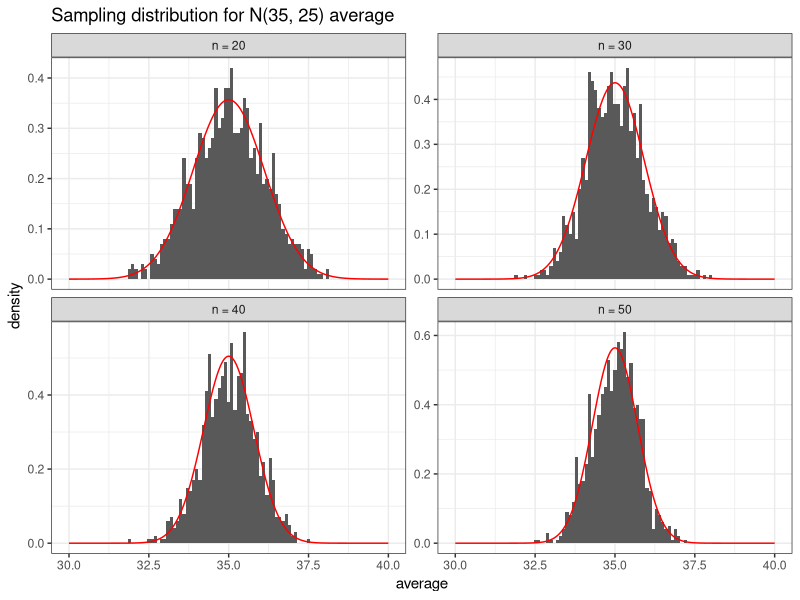
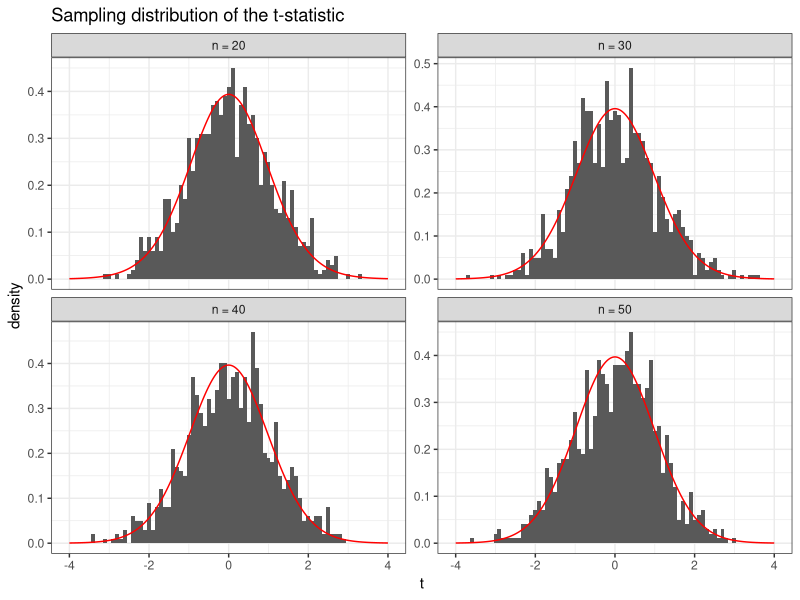
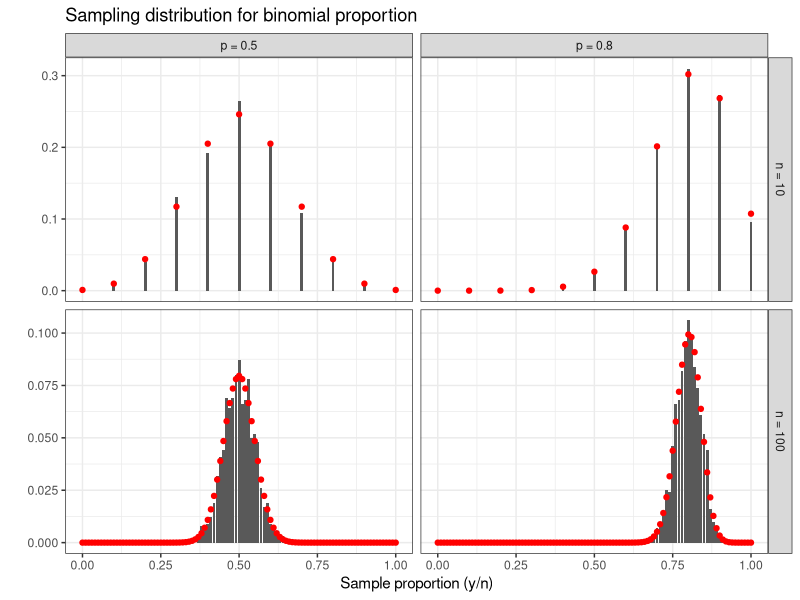
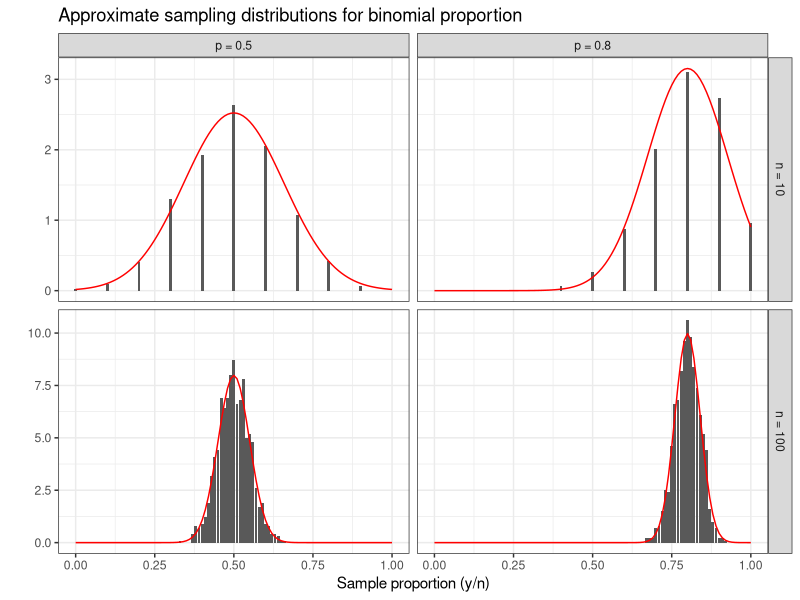

Reproduce these figures in R, in order.
## ----libraries, message=FALSE, warning=FALSE, cache=FALSE-------------------------------------------------------------
library("plyr")
library("dplyr")
library("tidyr")
library("ggplot2")


## ----set_seed, echo=FALSE---------------------------------------------------------------------------------------------
set.seed(2)


## ----normal_samples, cache = TRUE-------------------------------------------------------------------------------------
mu = 35
sigma = 5
ns = 10*(2:5)
samples = expand.grid(rep = 1:1000, 
               n = ns,
               mu = mu, 
               sigma = sigma) %>%
  dplyr::group_by(rep, n) %>%
  do(data.frame(samples = rnorm(.$n, mean = mu, sd = sigma))) 


## ----normal_average, dependson = "normal_samples", out.width="0.9\\textwidth"-----------------------------------------
d = samples %>%
  dplyr::summarize(average = mean(samples),
                   .groups = "keep") %>%
  dplyr::mutate(n = paste("n =", n))

density = expand.grid(x = seq(from = mu-sigma, to = mu+sigma, length = 1001),
                      n = ns) %>%
  dplyr::mutate(density = dnorm(x, mean = mu, sd = sigma/sqrt(n)),
                n = paste("n =", n))
  

ggplot(d, aes(x = average)) + 
  geom_histogram(aes(y=..density..), binwidth = .1) + 
  geom_line(data = density, aes(x=x, y = density), color = "red") + 
  facet_wrap(~n, scales = "free_y") +
  labs(title = paste0("Sampling distribution for N(",mu,", ",sigma^2,") average")) +
  theme_bw()


## ----t_statistic, dependson = "normal_samples", fig.height=3.7--------------------------------------------------------
mu = 35
sigma = 5
ns = 10*(2:5)

d = samples %>%
  dplyr::summarize(sample_mean = mean(samples),
                   sample_sd   = sd(samples),
                   t = (sample_mean - mu)/(sample_sd/sqrt(n)),
                   n = paste("n =", n),
                   .groups = "keep")

density = expand.grid(x = seq(from = -4, to = 4, length = 1001),
                      n = ns) %>%
  dplyr::mutate(density = dt(x, df = n-1),
                n = paste("n =", n))
  

ggplot(d, aes(x = t)) + 
  geom_histogram(aes(y=..density..), binwidth = .1) + 
  geom_line(data = density, aes(x=x, y = density), color = "red") + 
  facet_wrap(~n, scales = "free_y") +
  labs(title = paste0("Sampling distribution of the t-statistic")) +
  theme_bw()


## ----binomial_samples, cache = TRUE-----------------------------------------------------------------------------------
ns = c(10,100)
ps = c(.5,.8)
samples = expand.grid(rep = 1:1000, 
               n = ns,
               p = ps) %>%
  dplyr::group_by(n, p) %>%
  dplyr::mutate(y = rbinom(n(), size = n, prob = p),
                phat = y/n, 
                p = paste("p =", p),
                n = paste("n =", n)) 


## ----binomial_proportion, dependson = "binomial_samples", out.width="0.8\\textwidth"----------------------------------
pmf = expand.grid(n = ns, p = ps, values = (0:max(ns))/max(ns)) %>%
  dplyr::group_by(n, p) %>%
  do(data.frame(values = (0:max(.$n))/max(.$n))) %>%
  dplyr::mutate(
    pmf = dbinom(values*n, size = n, prob = p),
    p = paste("p =", p),
    n = paste("n =", n)) %>%
  dplyr::filter(pmf > 0)
  

ggplot(samples, aes(x = phat)) + 
  geom_bar(aes(y = ..prop..)) + 
  geom_point(data = pmf, aes(x=values, y = pmf), color = "red") +
  facet_grid(n~p, scales = "free_y") +
  labs(title = paste0("Sampling distribution for binomial proportion"),
       x = "Sample proportion (y/n)", 
       y = "") +
  theme_bw()


## ----dependson = "binomial_samples", out.width="0.8\\textwidth"-------------------------------------------------------
pmf = expand.grid(n = ns, p = ps, 
                  prop = seq(0,1,length=101)) %>%
  dplyr::mutate(
    pmf = dnorm(prop, mean = p, sd = sqrt(p*(1-p)/n)),
    p = paste("p =", p),
    n = paste("n =", n)) %>%
  dplyr::filter(n > 30)
  

ggplot(samples %>%
         dplyr::group_by(n,p,phat) %>%
         dplyr::summarize(count = n(), .groups = "keep") %>%
         dplyr::group_by(n,p) %>%
         dplyr::arrange(phat) %>%
         dplyr::mutate(height = count / sum(count) / min(diff(phat))),
      aes(x = phat, y = height)) + 
  geom_bar(stat = "identity") + 
  geom_line(data = pmf, aes(x=prop, y = pmf), color = "red") +
  facet_grid(n~p, scales = "free_y") +
  labs(title = paste0("Approximate sampling distributions for binomial proportion"),
       x = "Sample proportion (y/n)", 
       y = "") +
  theme_bw()
